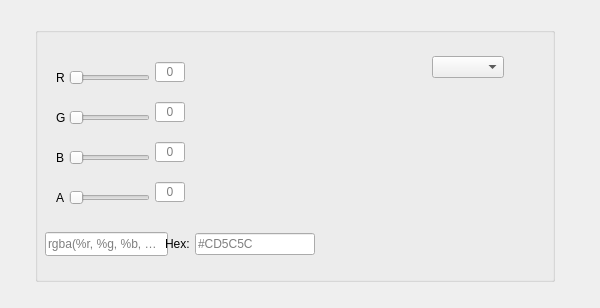
<?xml version="1.0" encoding="UTF-8"?>
<ui version="4.0">
 <class>MainWindow</class>
 <widget class="QMainWindow" name="MainWindow">
  <property name="enabled">
   <bool>true</bool>
  </property>
  <property name="geometry">
   <rect>
    <x>0</x>
    <y>0</y>
    <width>600</width>
    <height>308</height>
   </rect>
  </property>
  <property name="minimumSize">
   <size>
    <width>600</width>
    <height>300</height>
   </size>
  </property>
  <property name="maximumSize">
   <size>
    <width>800</width>
    <height>308</height>
   </size>
  </property>
  <property name="windowTitle">
   <string>Ultimate Color Picker</string>
  </property>
  <widget class="QWidget" name="centralwidget">
   <property name="enabled">
    <bool>true</bool>
   </property>
   <layout class="QHBoxLayout" name="horizontalLayout" stretch="0">
    <property name="spacing">
     <number>0</number>
    </property>
    <property name="leftMargin">
     <number>0</number>
    </property>
    <property name="topMargin">
     <number>0</number>
    </property>
    <property name="rightMargin">
     <number>0</number>
    </property>
    <property name="bottomMargin">
     <number>0</number>
    </property>
    <item>
     <widget class="QWidget" name="container" native="true">
      <layout class="QVBoxLayout" name="verticalLayout">
       <property name="leftMargin">
        <number>0</number>
       </property>
       <property name="topMargin">
        <number>0</number>
       </property>
       <item alignment="Qt::AlignmentFlag::AlignHCenter">
        <widget class="QGroupBox" name="groupBox">
         <property name="enabled">
          <bool>true</bool>
         </property>
         <property name="minimumSize">
          <size>
           <width>520</width>
           <height>255</height>
          </size>
         </property>
         <property name="maximumSize">
          <size>
           <width>570</width>
           <height>244</height>
          </size>
         </property>
         <property name="layoutDirection">
          <enum>Qt::LayoutDirection::LeftToRight</enum>
         </property>
         <property name="title">
          <string/>
         </property>
         <property name="alignment">
          <set>Qt::AlignmentFlag::AlignHCenter|Qt::AlignmentFlag::AlignTop</set>
         </property>
         <property name="flat">
          <bool>true</bool>
         </property>
         <widget class="QWidget" name="rgba" native="true">
          <property name="geometry">
           <rect>
            <x>10</x>
            <y>15</y>
            <width>191</width>
            <height>181</height>
           </rect>
          </property>
          <widget class="QWidget" name="g" native="true">
           <property name="geometry">
            <rect>
             <x>10</x>
             <y>50</y>
             <width>171</width>
             <height>41</height>
            </rect>
           </property>
           <property name="sizePolicy">
            <sizepolicy hsizetype="Preferred" vsizetype="Preferred">
             <horstretch>0</horstretch>
             <verstretch>0</verstretch>
            </sizepolicy>
           </property>
           <widget class="QLabel" name="g_value">
            <property name="geometry">
             <rect>
              <x>1</x>
              <y>13</y>
              <width>16</width>
              <height>25</height>
             </rect>
            </property>
            <property name="sizePolicy">
             <sizepolicy hsizetype="Preferred" vsizetype="Maximum">
              <horstretch>0</horstretch>
              <verstretch>0</verstretch>
             </sizepolicy>
            </property>
            <property name="text">
             <string>G</string>
            </property>
           </widget>
           <widget class="QSlider" name="g_hSlider">
            <property name="geometry">
             <rect>
              <x>14</x>
              <y>18</y>
              <width>81</width>
              <height>16</height>
             </rect>
            </property>
            <property name="sizePolicy">
             <sizepolicy hsizetype="Preferred" vsizetype="Preferred">
              <horstretch>0</horstretch>
              <verstretch>0</verstretch>
             </sizepolicy>
            </property>
            <property name="maximum">
             <number>255</number>
            </property>
            <property name="orientation">
             <enum>Qt::Orientation::Horizontal</enum>
            </property>
           </widget>
           <widget class="QLineEdit" name="g_LineEdit">
            <property name="geometry">
             <rect>
              <x>100</x>
              <y>10</y>
              <width>30</width>
              <height>20</height>
             </rect>
            </property>
            <property name="minimumSize">
             <size>
              <width>10</width>
              <height>10</height>
             </size>
            </property>
            <property name="maximumSize">
             <size>
              <width>55</width>
              <height>55</height>
             </size>
            </property>
            <property name="text">
             <string/>
            </property>
            <property name="maxLength">
             <number>3</number>
            </property>
            <property name="alignment">
             <set>Qt::AlignmentFlag::AlignCenter</set>
            </property>
            <property name="placeholderText">
             <string>0</string>
            </property>
           </widget>
          </widget>
          <widget class="QWidget" name="b" native="true">
           <property name="geometry">
            <rect>
             <x>10</x>
             <y>90</y>
             <width>171</width>
             <height>41</height>
            </rect>
           </property>
           <property name="sizePolicy">
            <sizepolicy hsizetype="Preferred" vsizetype="Preferred">
             <horstretch>0</horstretch>
             <verstretch>0</verstretch>
            </sizepolicy>
           </property>
           <property name="maximumSize">
            <size>
             <width>171</width>
             <height>41</height>
            </size>
           </property>
           <widget class="QLabel" name="b_value">
            <property name="geometry">
             <rect>
              <x>1</x>
              <y>13</y>
              <width>16</width>
              <height>25</height>
             </rect>
            </property>
            <property name="sizePolicy">
             <sizepolicy hsizetype="Preferred" vsizetype="Maximum">
              <horstretch>0</horstretch>
              <verstretch>0</verstretch>
             </sizepolicy>
            </property>
            <property name="text">
             <string>B</string>
            </property>
           </widget>
           <widget class="QSlider" name="b_hSlider">
            <property name="geometry">
             <rect>
              <x>14</x>
              <y>18</y>
              <width>81</width>
              <height>16</height>
             </rect>
            </property>
            <property name="sizePolicy">
             <sizepolicy hsizetype="Preferred" vsizetype="Preferred">
              <horstretch>0</horstretch>
              <verstretch>0</verstretch>
             </sizepolicy>
            </property>
            <property name="maximum">
             <number>255</number>
            </property>
            <property name="orientation">
             <enum>Qt::Orientation::Horizontal</enum>
            </property>
           </widget>
           <widget class="QLineEdit" name="b_LineEdit">
            <property name="geometry">
             <rect>
              <x>100</x>
              <y>10</y>
              <width>30</width>
              <height>20</height>
             </rect>
            </property>
            <property name="minimumSize">
             <size>
              <width>10</width>
              <height>10</height>
             </size>
            </property>
            <property name="maximumSize">
             <size>
              <width>55</width>
              <height>55</height>
             </size>
            </property>
            <property name="text">
             <string/>
            </property>
            <property name="maxLength">
             <number>3</number>
            </property>
            <property name="cursorPosition">
             <number>0</number>
            </property>
            <property name="alignment">
             <set>Qt::AlignmentFlag::AlignCenter</set>
            </property>
            <property name="placeholderText">
             <string>0</string>
            </property>
           </widget>
          </widget>
          <widget class="QWidget" name="r" native="true">
           <property name="geometry">
            <rect>
             <x>10</x>
             <y>10</y>
             <width>171</width>
             <height>41</height>
            </rect>
           </property>
           <widget class="QLabel" name="r_value">
            <property name="geometry">
             <rect>
              <x>1</x>
              <y>13</y>
              <width>16</width>
              <height>25</height>
             </rect>
            </property>
            <property name="sizePolicy">
             <sizepolicy hsizetype="Preferred" vsizetype="Maximum">
              <horstretch>0</horstretch>
              <verstretch>0</verstretch>
             </sizepolicy>
            </property>
            <property name="text">
             <string>R</string>
            </property>
           </widget>
           <widget class="QSlider" name="r_hSlider">
            <property name="geometry">
             <rect>
              <x>14</x>
              <y>18</y>
              <width>81</width>
              <height>16</height>
             </rect>
            </property>
            <property name="sizePolicy">
             <sizepolicy hsizetype="Preferred" vsizetype="Preferred">
              <horstretch>0</horstretch>
              <verstretch>0</verstretch>
             </sizepolicy>
            </property>
            <property name="maximum">
             <number>255</number>
            </property>
            <property name="orientation">
             <enum>Qt::Orientation::Horizontal</enum>
            </property>
           </widget>
           <widget class="QLineEdit" name="r_LineEdit">
            <property name="geometry">
             <rect>
              <x>100</x>
              <y>10</y>
              <width>30</width>
              <height>20</height>
             </rect>
            </property>
            <property name="minimumSize">
             <size>
              <width>10</width>
              <height>10</height>
             </size>
            </property>
            <property name="maximumSize">
             <size>
              <width>55</width>
              <height>55</height>
             </size>
            </property>
            <property name="text">
             <string/>
            </property>
            <property name="maxLength">
             <number>3</number>
            </property>
            <property name="alignment">
             <set>Qt::AlignmentFlag::AlignCenter</set>
            </property>
            <property name="placeholderText">
             <string>0</string>
            </property>
           </widget>
          </widget>
          <widget class="QWidget" name="a" native="true">
           <property name="geometry">
            <rect>
             <x>10</x>
             <y>130</y>
             <width>171</width>
             <height>41</height>
            </rect>
           </property>
           <widget class="QLabel" name="a_value">
            <property name="geometry">
             <rect>
              <x>1</x>
              <y>13</y>
              <width>16</width>
              <height>25</height>
             </rect>
            </property>
            <property name="sizePolicy">
             <sizepolicy hsizetype="Preferred" vsizetype="Maximum">
              <horstretch>0</horstretch>
              <verstretch>0</verstretch>
             </sizepolicy>
            </property>
            <property name="text">
             <string>A</string>
            </property>
           </widget>
           <widget class="QSlider" name="a_hSlider">
            <property name="geometry">
             <rect>
              <x>14</x>
              <y>18</y>
              <width>81</width>
              <height>16</height>
             </rect>
            </property>
            <property name="sizePolicy">
             <sizepolicy hsizetype="Preferred" vsizetype="Preferred">
              <horstretch>0</horstretch>
              <verstretch>0</verstretch>
             </sizepolicy>
            </property>
            <property name="maximum">
             <number>255</number>
            </property>
            <property name="orientation">
             <enum>Qt::Orientation::Horizontal</enum>
            </property>
           </widget>
           <widget class="QLineEdit" name="a_LineEdit">
            <property name="geometry">
             <rect>
              <x>100</x>
              <y>10</y>
              <width>30</width>
              <height>20</height>
             </rect>
            </property>
            <property name="minimumSize">
             <size>
              <width>10</width>
              <height>10</height>
             </size>
            </property>
            <property name="maximumSize">
             <size>
              <width>55</width>
              <height>55</height>
             </size>
            </property>
            <property name="text">
             <string/>
            </property>
            <property name="maxLength">
             <number>3</number>
            </property>
            <property name="alignment">
             <set>Qt::AlignmentFlag::AlignCenter</set>
            </property>
            <property name="placeholderText">
             <string>0</string>
            </property>
           </widget>
          </widget>
         </widget>
         <widget class="QLineEdit" name="rgba_LineEdit">
          <property name="geometry">
           <rect>
            <x>10</x>
            <y>205</y>
            <width>123</width>
            <height>24</height>
           </rect>
          </property>
          <property name="maximumSize">
           <size>
            <width>143</width>
            <height>24</height>
           </size>
          </property>
          <property name="toolTip">
           <string>&lt;html&gt;&lt;head/&gt;&lt;body&gt;&lt;p&gt;&lt;span style=&quot; font-family:'Atkinson Hyperlegible','sans-serif'; font-size:8pt; color:#ffffff; background-color:#151026;&quot;&gt;Вы можете определить свой собственный формат для представления цвета, обязательно используя все три компонента цвета — красный, зелёный и синий, например, в виде строки типа &amp;quot;rgb (%r, %g, %b)&amp;quot;, где %r, %g и %b — это значения компонентов.&lt;/span&gt;&lt;/p&gt;&lt;/body&gt;&lt;/html&gt;</string>
          </property>
          <property name="toolTipDuration">
           <number>-1</number>
          </property>
          <property name="maxLength">
           <number>100</number>
          </property>
          <property name="placeholderText">
           <string>rgba(%r, %g, %b, %a)</string>
          </property>
         </widget>
         <widget class="QWidget" name="hex" native="true">
          <property name="geometry">
           <rect>
            <x>130</x>
            <y>195</y>
            <width>150</width>
            <height>45</height>
           </rect>
          </property>
          <property name="sizePolicy">
           <sizepolicy hsizetype="Fixed" vsizetype="Preferred">
            <horstretch>103</horstretch>
            <verstretch>27</verstretch>
           </sizepolicy>
          </property>
          <property name="minimumSize">
           <size>
            <width>103</width>
            <height>27</height>
           </size>
          </property>
          <property name="maximumSize">
           <size>
            <width>150</width>
            <height>45</height>
           </size>
          </property>
          <property name="tabletTracking">
           <bool>false</bool>
          </property>
          <property name="layoutDirection">
           <enum>Qt::LayoutDirection::LeftToRight</enum>
          </property>
          <property name="autoFillBackground">
           <bool>false</bool>
          </property>
          <layout class="QHBoxLayout" name="horizontalLayout_4" stretch="0,0">
           <property name="spacing">
            <number>0</number>
           </property>
           <property name="sizeConstraint">
            <enum>QLayout::SizeConstraint::SetDefaultConstraint</enum>
           </property>
           <item>
            <widget class="QLabel" name="hex_label">
             <property name="sizePolicy">
              <sizepolicy hsizetype="Fixed" vsizetype="Fixed">
               <horstretch>20</horstretch>
               <verstretch>20</verstretch>
              </sizepolicy>
             </property>
             <property name="minimumSize">
              <size>
               <width>30</width>
               <height>20</height>
              </size>
             </property>
             <property name="maximumSize">
              <size>
               <width>30</width>
               <height>30</height>
              </size>
             </property>
             <property name="text">
              <string>Hex: </string>
             </property>
            </widget>
           </item>
           <item>
            <widget class="QLineEdit" name="hex_value">
             <property name="focusPolicy">
              <enum>Qt::FocusPolicy::ClickFocus</enum>
             </property>
             <property name="inputMethodHints">
              <set>Qt::InputMethodHint::ImhNone</set>
             </property>
             <property name="inputMask">
              <string notr="true"/>
             </property>
             <property name="text">
              <string notr="true"/>
             </property>
             <property name="maxLength">
              <number>8</number>
             </property>
             <property name="cursorPosition">
              <number>0</number>
             </property>
             <property name="readOnly">
              <bool>false</bool>
             </property>
             <property name="placeholderText">
              <string>#CD5C5C</string>
             </property>
             <property name="cursorMoveStyle">
              <enum>Qt::CursorMoveStyle::LogicalMoveStyle</enum>
             </property>
             <property name="clearButtonEnabled">
              <bool>false</bool>
             </property>
            </widget>
           </item>
          </layout>
         </widget>
         <widget class="QWidget" name="widget" native="true">
          <property name="geometry">
           <rect>
            <x>200</x>
            <y>9</y>
            <width>325</width>
            <height>171</height>
           </rect>
          </property>
          <widget class="QWidget" name="colorWheelWidget" native="true">
           <property name="geometry">
            <rect>
             <x>8</x>
             <y>10</y>
             <width>310</width>
             <height>170</height>
            </rect>
           </property>
           <property name="focusPolicy">
            <enum>Qt::FocusPolicy::ClickFocus</enum>
           </property>
           <widget class="QWidget" name="formLayoutWidget">
            <property name="geometry">
             <rect>
              <x>30</x>
              <y>0</y>
              <width>271</width>
              <height>161</height>
             </rect>
            </property>
            <layout class="QFormLayout" name="formLayout"/>
           </widget>
          </widget>
          <widget class="QWidget" name="NavigationWidget" native="true">
           <property name="geometry">
            <rect>
             <x>0</x>
             <y>-10</y>
             <width>36</width>
             <height>181</height>
            </rect>
           </property>
           <property name="focusPolicy">
            <enum>Qt::FocusPolicy::ClickFocus</enum>
           </property>
           <widget class="QPushButton" name="ColorPickerButton">
            <property name="geometry">
             <rect>
              <x>2</x>
              <y>25</y>
              <width>32</width>
              <height>32</height>
             </rect>
            </property>
            <property name="minimumSize">
             <size>
              <width>24</width>
              <height>24</height>
             </size>
            </property>
            <property name="maximumSize">
             <size>
              <width>52</width>
              <height>52</height>
             </size>
            </property>
            <property name="toolTip">
             <string>&lt;html&gt;&lt;head/&gt;&lt;body&gt;&lt;p&gt;Средство выбора цвета&lt;/p&gt;&lt;/body&gt;&lt;/html&gt;</string>
            </property>
            <property name="autoFillBackground">
             <bool>false</bool>
            </property>
            <property name="styleSheet">
             <string notr="true">QPushButton{ background: rgba(0, 0, 0, 0);}
QPushButton:disabled{background: rgba(0, 0, 0, 0);}
QPushButton:pressed{background: rgba(0, 0, 0, 0);}
QPushButton:hover{background: rgba(0, 0, 0, 0);}
QPushButton:active{background: rgba(0, 0, 0, 0);}
QPushButton:focus {background: rgba(0, 0, 0, 0);}</string>
            </property>
            <property name="text">
             <string/>
            </property>
            <property name="iconSize">
             <size>
              <width>24</width>
              <height>24</height>
             </size>
            </property>
            <property name="shortcut">
             <string/>
            </property>
            <property name="checkable">
             <bool>false</bool>
            </property>
            <property name="checked">
             <bool>false</bool>
            </property>
            <property name="autoRepeat">
             <bool>false</bool>
            </property>
            <property name="autoExclusive">
             <bool>false</bool>
            </property>
            <property name="autoDefault">
             <bool>false</bool>
            </property>
            <property name="default">
             <bool>false</bool>
            </property>
            <property name="flat">
             <bool>true</bool>
            </property>
           </widget>
           <widget class="QPushButton" name="PalleteButton">
            <property name="geometry">
             <rect>
              <x>2</x>
              <y>67</y>
              <width>32</width>
              <height>32</height>
             </rect>
            </property>
            <property name="minimumSize">
             <size>
              <width>24</width>
              <height>24</height>
             </size>
            </property>
            <property name="maximumSize">
             <size>
              <width>52</width>
              <height>52</height>
             </size>
            </property>
            <property name="toolTip">
             <string>&lt;html&gt;&lt;head/&gt;&lt;body&gt;&lt;p&gt;Цветовая палитра&lt;/p&gt;&lt;/body&gt;&lt;/html&gt;</string>
            </property>
            <property name="autoFillBackground">
             <bool>false</bool>
            </property>
            <property name="styleSheet">
             <string notr="true">QPushButton{ background: rgba(0, 0, 0, 0);}
QPushButton:disabled{background: rgba(0, 0, 0, 0);}
QPushButton:pressed{background: rgba(0, 0, 0, 0);}
QPushButton:hover{background: rgba(0, 0, 0, 0);}
QPushButton:active{background: rgba(0, 0, 0, 0);}
QPushButton:focus {background: rgba(0, 0, 0, 0);}</string>
            </property>
            <property name="text">
             <string/>
            </property>
            <property name="iconSize">
             <size>
              <width>24</width>
              <height>24</height>
             </size>
            </property>
            <property name="shortcut">
             <string/>
            </property>
            <property name="checkable">
             <bool>false</bool>
            </property>
            <property name="checked">
             <bool>false</bool>
            </property>
            <property name="autoRepeat">
             <bool>false</bool>
            </property>
            <property name="autoExclusive">
             <bool>false</bool>
            </property>
            <property name="autoDefault">
             <bool>false</bool>
            </property>
            <property name="default">
             <bool>false</bool>
            </property>
            <property name="flat">
             <bool>true</bool>
            </property>
           </widget>
          </widget>
          <widget class="QWidget" name="widget_2" native="true">
           <property name="geometry">
            <rect>
             <x>187</x>
             <y>10</y>
             <width>151</width>
             <height>201</height>
            </rect>
           </property>
           <property name="sizePolicy">
            <sizepolicy hsizetype="MinimumExpanding" vsizetype="Preferred">
             <horstretch>0</horstretch>
             <verstretch>0</verstretch>
            </sizepolicy>
           </property>
           <widget class="QComboBox" name="ColorCombsBox">
            <property name="geometry">
             <rect>
              <x>10</x>
              <y>10</y>
              <width>65</width>
              <height>23</height>
             </rect>
            </property>
            <property name="sizePolicy">
             <sizepolicy hsizetype="MinimumExpanding" vsizetype="Fixed">
              <horstretch>0</horstretch>
              <verstretch>0</verstretch>
             </sizepolicy>
            </property>
            <property name="maximumSize">
             <size>
              <width>110</width>
              <height>32</height>
             </size>
            </property>
            <property name="font">
             <font>
              <pointsize>8</pointsize>
             </font>
            </property>
            <property name="sizeAdjustPolicy">
             <enum>QComboBox::SizeAdjustPolicy::AdjustToContents</enum>
            </property>
           </widget>
           <widget class="QWidget" name="gridLayoutWidget">
            <property name="geometry">
             <rect>
              <x>10</x>
              <y>39</y>
              <width>101</width>
              <height>41</height>
             </rect>
            </property>
            <layout class="QGridLayout" name="ColorCombosGrid" rowstretch="0" columnstretch="0" rowminimumheight="0" columnminimumwidth="0">
             <property name="sizeConstraint">
              <enum>QLayout::SizeConstraint::SetFixedSize</enum>
             </property>
             <property name="verticalSpacing">
              <number>3</number>
             </property>
            </layout>
           </widget>
          </widget>
         </widget>
         <widget class="QPushButton" name="donation_button">
          <property name="geometry">
           <rect>
            <x>485</x>
            <y>220</y>
            <width>32</width>
            <height>32</height>
           </rect>
          </property>
          <property name="minimumSize">
           <size>
            <width>24</width>
            <height>24</height>
           </size>
          </property>
          <property name="maximumSize">
           <size>
            <width>52</width>
            <height>52</height>
           </size>
          </property>
          <property name="toolTip">
           <string>&lt;html&gt;&lt;head/&gt;&lt;body&gt;&lt;p&gt;&lt;span style=&quot; font-family:'SB Sans Text','sans-serif'; font-size:16px; color:rgba(255,255,255,0.956863); background-color:rgba(26,29,34,0.898039);&quot;&gt;Поддержите развитие проекта вашим добровольным вкладом!. Любая сумма важна и помогает нам становиться лучше и интереснее. Спасибо вам большое!&lt;/span&gt;&lt;/p&gt;&lt;/body&gt;&lt;/html&gt;</string>
          </property>
          <property name="autoFillBackground">
           <bool>false</bool>
          </property>
          <property name="styleSheet">
           <string notr="true">QPushButton{ background: rgba(0, 0, 0, 0);}
QPushButton:disabled{background: rgba(0, 0, 0, 0);}
QPushButton:pressed{background: rgba(0, 0, 0, 0);}
QPushButton:hover{background: rgba(0, 0, 0, 0);}
QPushButton:active{background: rgba(0, 0, 0, 0);}
QPushButton:focus {background: rgba(0, 0, 0, 0);}</string>
          </property>
          <property name="text">
           <string/>
          </property>
          <property name="iconSize">
           <size>
            <width>24</width>
            <height>24</height>
           </size>
          </property>
          <property name="shortcut">
           <string/>
          </property>
          <property name="checkable">
           <bool>false</bool>
          </property>
          <property name="checked">
           <bool>false</bool>
          </property>
          <property name="autoRepeat">
           <bool>false</bool>
          </property>
          <property name="autoExclusive">
           <bool>false</bool>
          </property>
          <property name="autoDefault">
           <bool>false</bool>
          </property>
          <property name="default">
           <bool>false</bool>
          </property>
          <property name="flat">
           <bool>true</bool>
          </property>
         </widget>
        </widget>
       </item>
      </layout>
     </widget>
    </item>
   </layout>
  </widget>
 </widget>
 <resources/>
 <connections/>
</ui>
